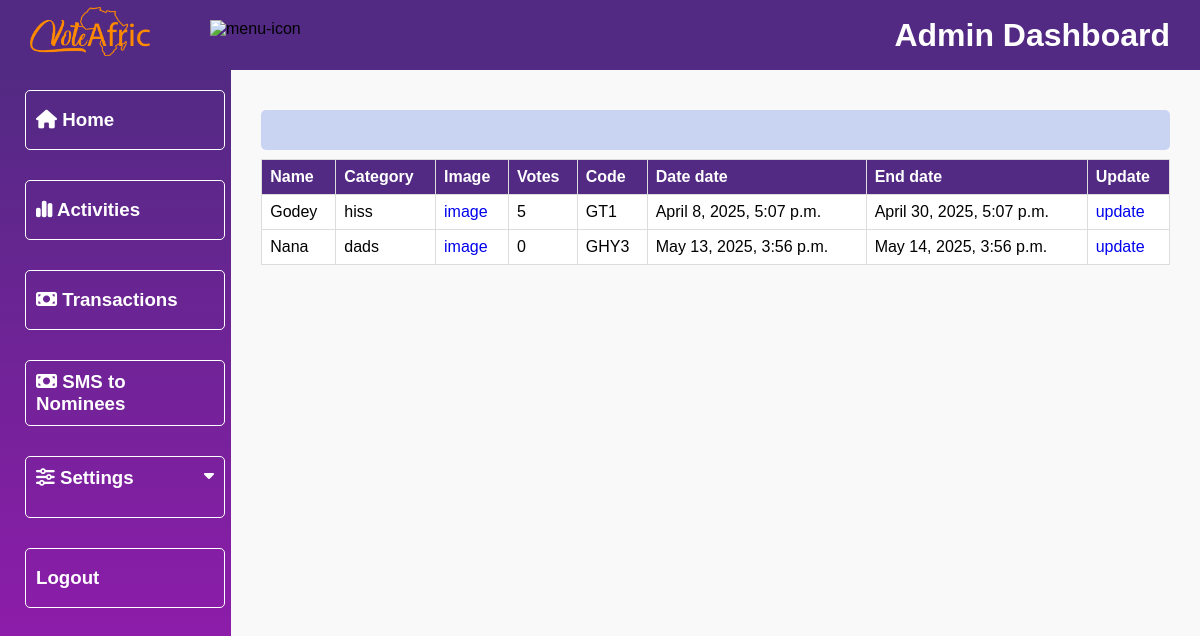
The app's page /dashboard/get_all_nominees/ghana-wardsss/ (signed in), older data.
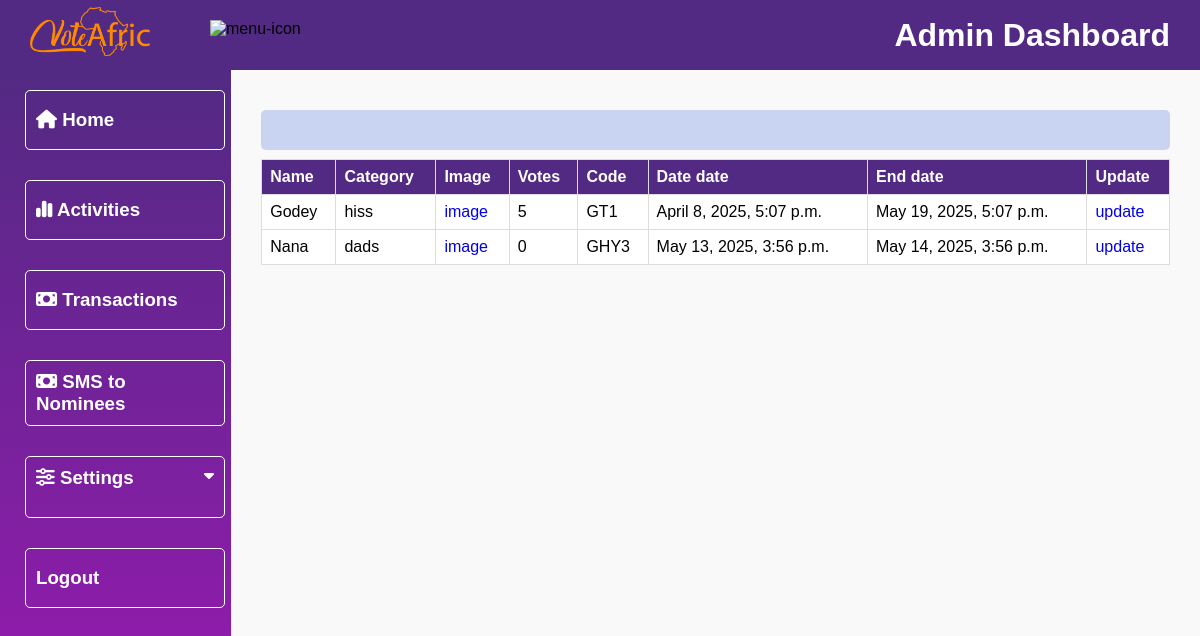
The same page, newer data.
### payment/models.py (models this page shows, shortened)
class Nominees(models.Model):
    category = models.ForeignKey(Category, on_delete=models.CASCADE, null=True)
    sub_category = models.ForeignKey(SubCategory, on_delete=models.CASCADE, null=True)
    name = models.CharField(max_length=100)
    image = models.ImageField(upload_to="nominees")
    slug = models.SlugField(unique=True, null=True)
    total_vote = models.IntegerField(default=0, null=True)
    price_per_vote = models.DecimalField(max_digits=5, decimal_places=2, default=0.50, null=True, blank=True)
    can_vote = models.BooleanField(default=True)
    can_see_result = models.BooleanField(default=True)
    code = models.CharField(max_length=4, unique=True, null=True)
    phone_number = models.CharField(max_length=225, null=True, blank=True, default='')
    date_added = models.DateTimeField('date added', null=True)
    end_date = models.DateTimeField('end date', null=True)
    class Meta:
        verbose_name_plural = "nominees"
        ordering = ('-total_vote',)

### vote/models.py (models this page shows, shortened)
class SubCategory(models.Model):
    category = models.ForeignKey(Category, on_delete=models.CASCADE)
    content = models.CharField(max_length=100)
    slug = models.SlugField(unique=True)
    date = models.DateTimeField(timezone.now)
    class Meta:
        verbose_name_plural = "sub categories"
        ordering = ('-date',)
    def __str__(self):
        return self.content

### dashboard/views.py (the view)
# urls.py: path('get_all_nominees/<slug:category_slug>/', views.get_nominee_by_category, name='get_nominee_by_category'),
def get_nominee_by_category(request, category_slug):
    if not request.user.is_staff:
        messages.error(request, "You don't have permission to send SMS.")
        return redirect('adminPage')
    category = None
    award = Nominees.objects.all()
    if category_slug:
        category = get_object_or_404(Category, slug=category_slug)
        award = award.filter(category=category)
    context = {
        'category': category,
        'award': award,
        'title': 'Nominees'
    }
    return render(request, 'dashboard/get_nominees/nominees.html', context)

### dashboard/templates/dashboard/get_nominees/nominees.html (shortened to what this page needs)
{% extends 'dashboard/base.html' %}
{% load static %}
{% block content %}
<div class="main">
    <div class="transation-details-container">
        <div class="heading">
        </div>
        <div class="table-responsive">
        <table class="revenue-table">
            <thead>
                <tr>
                    <th>Name</th>
                    <th>Category</th>
                    <th>Image</th>
                    <th>Votes</th>
                    <th>Code</th>
                    <th>Date date</th>
                    <th>End date</th>
                    <th>Update</th>
                </tr>
            </thead>
            {% for p in award %}
            <tbody>
                <tr>
                    <td>{{ p.name }}</td>
                    <td>{{ p.sub_category }}</td>
                    <td><a href="{{ p.image.url }}">image</a></td>
                    <td>{{ p.total_vote }}</td>
                    <td>{{ p.code }}</td>
                    <td>{{ p.date_added }}</td>
                    <td>{{ p.end_date }}</td>
                    <td><a href="{% url 'update_nominee' p.slug %}">update</a></td>
                </tr>
            </tbody>
            {% endfor %}
        </table>
        </div>
    </div>
</div>
</div>
{% endblock %}

Row changes from the older to the newer data that the page shows:
changed Nominees "Godey": end_date "April 30, 2025, 5:07 p.m." → "May 19, 2025, 5:07 p.m."
